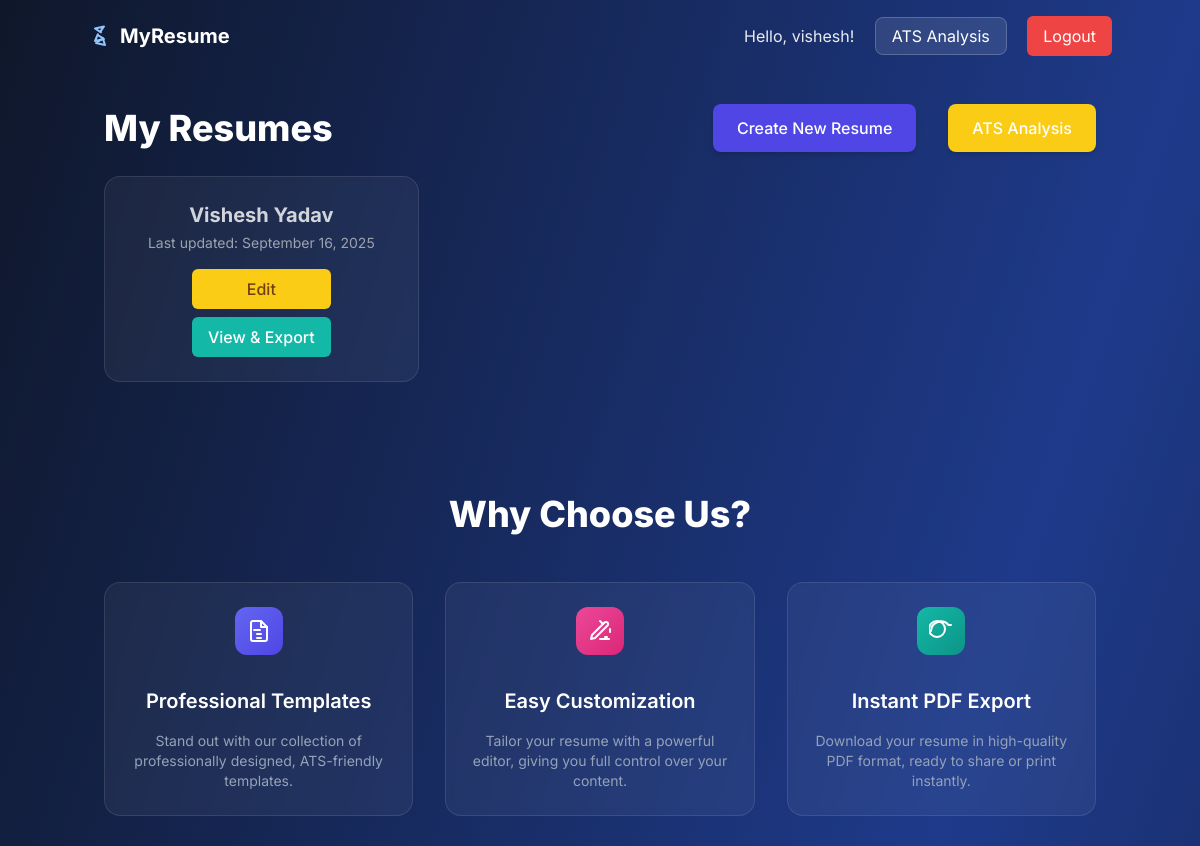
The page /resumes/ (signed in, upper part) on the database as committed earlier.
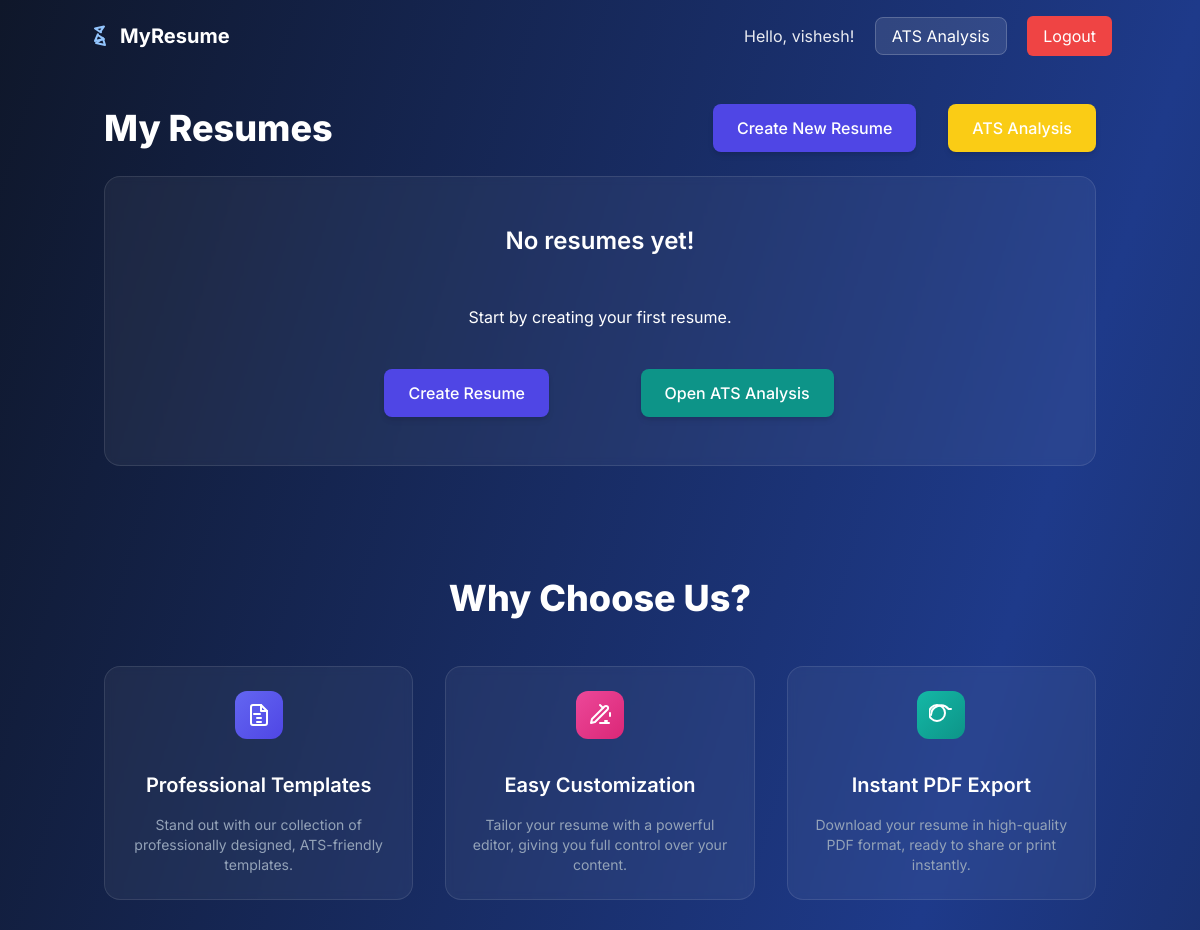
The same page on the database as committed later.
### app/models.py (models this page shows, shortened)
class Resume(models.Model):
    user = models.ForeignKey(User, on_delete=models.CASCADE)
    full_name = models.CharField(max_length=100)
    email = models.EmailField()
    phone = models.CharField(max_length=20)
    location = models.CharField(max_length=150, blank=True)
    linkedin = models.URLField(blank=True)
    github = models.URLField(blank=True)
    website = models.URLField(blank=True)
    summary = models.TextField(blank=True)
    profile_image = models.ImageField(upload_to='profiles/', null=True, blank=True)
    created_at = models.DateTimeField(auto_now_add=True)
    updated_at = models.DateTimeField(auto_now=True)

### app/views.py (the view)
# urls.py: path('resumes/', views.resume_list_view, name='resume_list'),
@login_required
def resume_list_view(request):
    resumes = Resume.objects.filter(user=request.user)
    return render(request, 'resume/resume_list.html', {'resumes': resumes})

### app/templates/resume/resume_list.html (shortened to what the changed rows need)
 {% extends 'base.html' %}
{% block content %}
<div class="space-y-12">
    <section class="container mx-auto px-4">
        <div class="flex justify-between items-center mb-6">
            <h1 class="text-4xl font-extrabold text-white">My Resumes</h1>
        </div>
        {% if resumes %}
        <div class="grid grid-cols-1 md:grid-cols-2 lg:grid-cols-3 gap-6">
            {% for resume in resumes %}
            <div class="feature-card group relative bg-white/5 backdrop-blur-sm rounded-2xl p-6 border border-white/10 hover:border-indigo-400/50 transform hover:translate-y-[-8px] transition-all duration-500 flex flex-col items-center text-center space-y-4">
                <div>
                    <h2 class="text-xl font-bold text-gray-300">{{ resume.full_name }}</h2>
                    <p class="text-sm text-gray-400 mt-1">Last updated: {{ resume.updated_at|date:"F j, Y" }}</p>
                </div>
                <div class="mt-4 space-y-2">
                    <a href="{% url 'app:resume_edit' resume.pk %}" class="block w-full text-center py-2 px-4 bg-yellow-400 text-yellow-900 font-medium rounded-md hover:bg-yellow-500 transition-colors">
                        Edit
                    </a>
                    <a href="{% url 'app:template_select' resume.pk %}" class="block w-full text-center py-2 px-4 bg-teal-500 text-white font-medium rounded-md hover:bg-teal-600 transition-colors">
                        View & Export
                    </a>
                </div>
            </div>
            {% endfor %}
        </div>
        {% else %}
        <div class="feature-card group relative bg-white/5 backdrop-blur-sm rounded-2xl p-6 border border-white/10 hover:border-indigo-400/50 transform hover:translate-y-[-8px] transition-all duration-500 flex flex-col items-center text-center space-y-4">
            <h2 class="text-2xl font-semibold text-white mb-2">No resumes yet!</h2>
            <p class="text-white">Start by creating your first resume.</p>
            <div class="mt-4 flex items-center justify-center gap-3">
                <a href="{% url 'app:resume_create' %}" class="px-6 py-3 bg-indigo-600 text-white font-medium rounded-lg shadow-md hover:bg-indigo-700 transition-colors">Create Resume</a>
                <a href="{% url 'app:ats_analysis' %}" class="px-6 py-3 bg-teal-600 text-white font-medium rounded-lg shadow-md hover:bg-teal-700 transition-colors">Open ATS Analysis</a>
            </div>
        </div>
        {% endif %}
    </section>
    <section class="container mx-auto px-4 py-16">
        <h2 class="text-center text-4xl font-extrabold text-white mb-12">Why Choose Us?</h2>
    </section>
            </div>
{% endblock %}

Rows that differ between the two databases and show on the page:
removed Resume: full_name "Vishesh Yadav", updated_at "September 16, 2025"
Other text that changed with them:
text now shown: "No resumes yet! Start by creating your first resume. Create Resume Open ATS Analysis"
